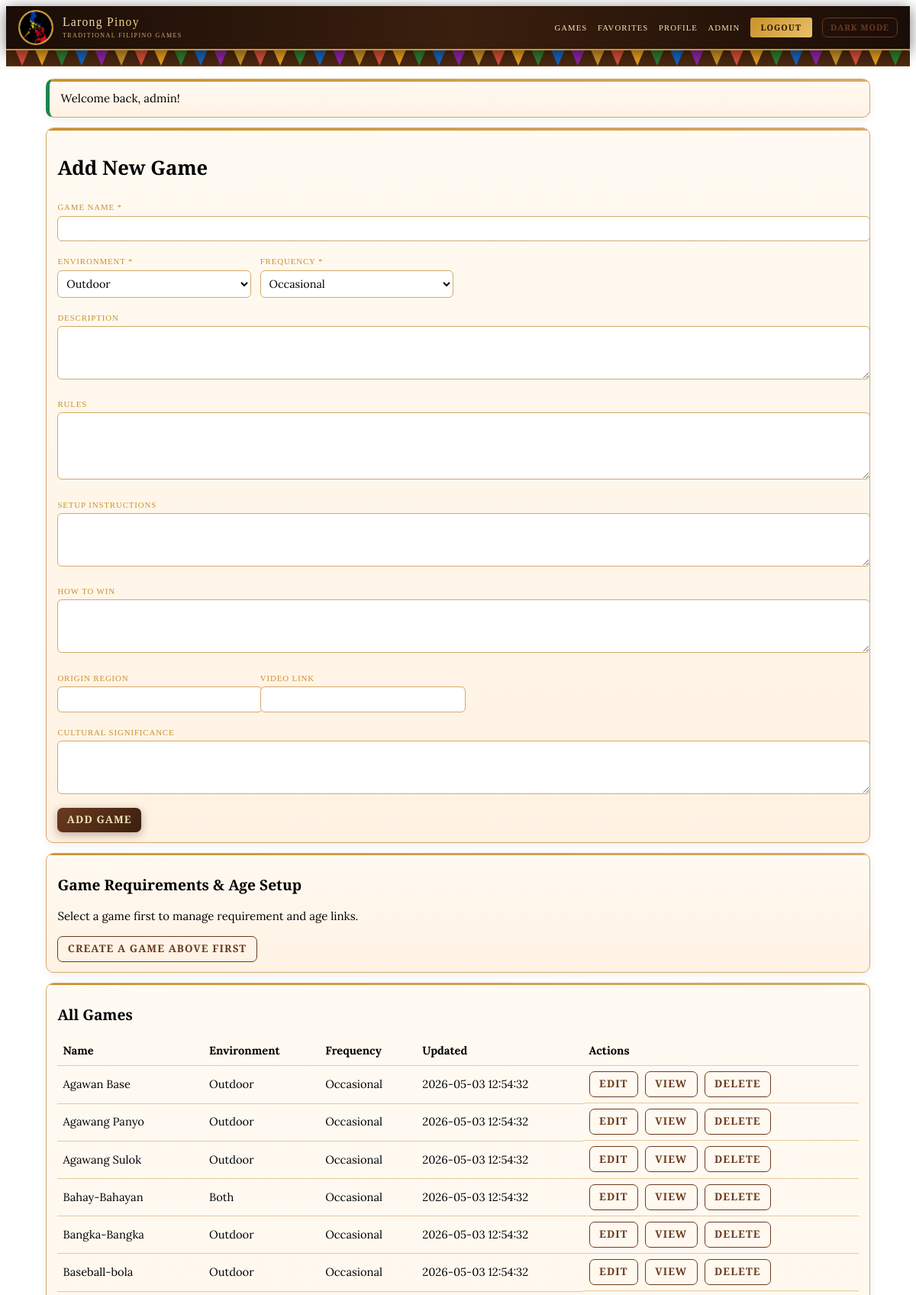
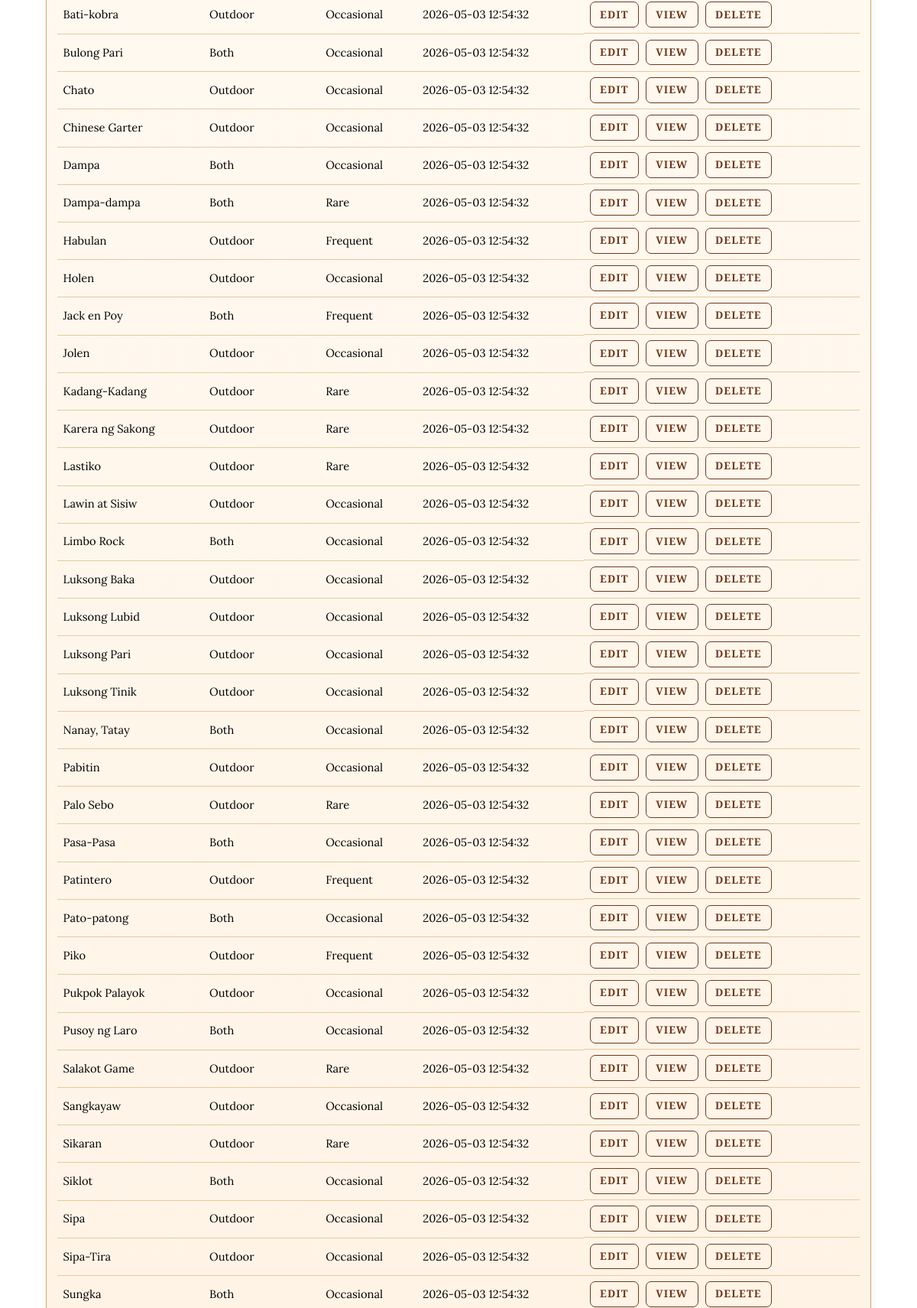
The app's page /admin/games.php (signed in, upper part) with its own data (2 pictures, top to bottom).
### tables this page shows
CREATE TABLE Traditional_Game (
    game_id INT AUTO_INCREMENT PRIMARY KEY,
    game_name VARCHAR(100) NOT NULL,
    game_description TEXT,
    game_rules TEXT,
    setup_instructions TEXT,
    how_to_win TEXT,
    play_environment ENUM('Indoor', 'Outdoor', 'Both') NOT NULL,
    frequency_of_practice ENUM('Frequent', 'Occasional', 'Rare', 'Extinct') DEFAULT 'Occasional',
    video_link VARCHAR(255),
    image_gallery JSON,
    cultural_significance TEXT,
    origin_region VARCHAR(100),
    created_at TIMESTAMP DEFAULT CURRENT_TIMESTAMP,
    updated_at TIMESTAMP DEFAULT CURRENT_TIMESTAMP ON UPDATE CURRENT_TIMESTAMP
);

### includes/functions.php (called while the page is built, shortened)
<?php
function h(string $value): string { return htmlspecialchars($value, ENT_QUOTES, 'UTF-8'); }

### admin/games.php (the view, shortened to what this page needs)
<?php
require_once __DIR__ . '/../includes/functions.php';
$environments = ['Indoor', 'Outdoor', 'Both'];
$frequencies = ['Frequent', 'Occasional', 'Rare', 'Extinct'];
$editing = null;
$physicalRows = $pdo->query('
    SELECT requirement_id, physical_demand_level, level_description
    FROM Physical_Requirement
    ORDER BY physical_demand_level, requirement_id
')->fetchAll();
$equipmentRows = $pdo->query('
    SELECT equipment_id, equipment_level, level_description
    FROM Equipment_Requirement
    ORDER BY equipment_level, equipment_id
')->fetchAll();
$ageRows = $pdo->query('
    SELECT age_id, age_range, age_description
    FROM Age_Bracket
    ORDER BY age_id
')->fetchAll();
$linkedRequirements = [];
$linkedAges = [];
$rows = $pdo->query('
    SELECT game_id, game_name, play_environment, frequency_of_practice, updated_at
    FROM Traditional_Game
    ORDER BY game_name
')->fetchAll();
include __DIR__ . '/../includes/header.php';
?>
<section class="panel" id="top">
  <h1><?php echo $editing ? 'Edit Game' : 'Add New Game'; ?></h1>
  <form method="post" class="grid-2">
    <div style="grid-column:1/-1">
      <label>Game Name *</label>
      <input name="game_name" required value="<?php echo h($editing['game_name'] ?? ''); ?>">
    </div>
    <div>
      <label>Environment *</label>
      <select name="play_environment" required>
        <?php foreach ($environments as $env): ?>
          <option value="<?php echo h($env); ?>" <?php echo (($editing['play_environment'] ?? 'Outdoor') === $env) ? 'selected' : ''; ?>><?php echo h($env); ?></option>
        <?php endforeach; ?>
      </select>
    </div>
    <div>
      <label>Frequency *</label>
      <select name="frequency_of_practice" required>
        <?php foreach ($frequencies as $f): ?>
          <option value="<?php echo h($f); ?>" <?php echo (($editing['frequency_of_practice'] ?? 'Occasional') === $f) ? 'selected' : ''; ?>><?php echo h($f); ?></option>
        <?php endforeach; ?>
      </select>
    </div>
    <div style="grid-column:1/-1">
      <label>Description</label>
      <textarea name="game_description" rows="3"><?php echo h($editing['game_description'] ?? ''); ?></textarea>
    </div>
    <div style="grid-column:1/-1">
      <label>Rules</label>
      <textarea name="game_rules" rows="4"><?php echo h($editing['game_rules'] ?? ''); ?></textarea>
    </div>
    <div style="grid-column:1/-1">
      <label>Setup Instructions</label>
      <textarea name="setup_instructions" rows="3"><?php echo h($editing['setup_instructions'] ?? ''); ?></textarea>
    </div>
    <div style="grid-column:1/-1">
      <label>How To Win</label>
      <textarea name="how_to_win" rows="3"><?php echo h($editing['how_to_win'] ?? ''); ?></textarea>
    </div>
    <div>
      <label>Origin Region</label>
      <input name="origin_region" value="<?php echo h($editing['origin_region'] ?? ''); ?>">
    </div>
    <div>
      <label>Video Link</label>
      <input name="video_link" value="<?php echo h($editing['video_link'] ?? ''); ?>">
    </div>
    <div style="grid-column:1/-1">
      <label>Cultural Significance</label>
      <textarea name="cultural_significance" rows="3"><?php echo h($editing['cultural_significance'] ?? ''); ?></textarea>
    </div>
    <div class="quick-links" style="grid-column:1/-1">
      <button class="btn btn-gold" type="submit"><?php echo $editing ? 'Save Changes' : 'Add Game'; ?></button>
    </div>
  </form>
</section>
<section class="panel">
  <h2>Game Requirements & Age Setup</h2>
  <?php if ($editing): ?>
    <p>Manage gameplay requirement links for: <strong><?php echo h($editing['game_name']); ?></strong></p>
  <?php else: ?>
    <p>Select a game first to manage requirement and age links.</p>
  <?php endif; ?>
  <?php if ($editing): ?>
  <div class="grid-2">
    <div>
      <h3>Add Setup Links (One Button)</h3>
      <form method="post">
        <input type="hidden" name="action" value="add_setup_links">
        <input type="hidden" name="game_id" value="<?php echo (int)$editing['game_id']; ?>">
        <label>Physical Requirement (optional)</label>
        <select name="requirement_id">
          <option value="0">-- None --</option>
          <?php foreach ($physicalRows as $pr): ?>
            <option value="<?php echo (int)$pr['requirement_id']; ?>">
              L<?php echo (int)$pr['physical_demand_level']; ?> - <?php echo h($pr['level_description'] ?: 'No description'); ?>
            </option>
          <?php endforeach; ?>
        </select>
        <label>Equipment Requirement (optional)</label>
        <select name="equipment_id">
          <option value="0">-- None --</option>
          <?php foreach ($equipmentRows as $er): ?>
            <option value="<?php echo (int)$er['equipment_id']; ?>">
              L<?php echo (int)$er['equipment_level']; ?> - <?php echo h($er['level_description'] ?: 'No description'); ?>
            </option>
          <?php endforeach; ?>
        </select>
        <label>Age Bracket (optional)</label>
        <select name="age_id">
          <option value="0">-- None --</option>
          <?php foreach ($ageRows as $ab): ?>
            <option value="<?php echo (int)$ab['age_id']; ?>">
              <?php echo h($ab['age_range']); ?> - <?php echo h($ab['age_description'] ?: 'No description'); ?>
            </option>
          <?php endforeach; ?>
        </select>
        <div class="quick-links" style="margin-top:10px">
          <button class="btn btn-gold" type="submit">Add Selected Setup</button>
        </div>
      </form>
      <table class="table" style="margin-top:12px">
        <tr><th>Physical</th><th>Equipment</th><th></th></tr>
        <?php foreach ($linkedRequirements as $lr): ?>
          <tr>
            <td>
              <?php echo $lr['requirement_id'] ? ('L' . (int)$lr['physical_demand_level'] . ' - ' . h($lr['physical_desc'] ?: 'No description')) : 'None'; ?>
            </td>
            <td>
              <?php echo $lr['equipment_id'] ? ('L' . (int)$lr['equipment_level'] . ' - ' . h($lr['equipment_desc'] ?: 'No description')) : 'None'; ?>
            </td>
            <td>
              <form method="post" onsubmit="return confirm('Remove this requirement link?');" style="display:inline">
                <input type="hidden" name="action" value="delete_requirement_link">
                <input type="hidden" name="game_id" value="<?php echo (int)$editing['game_id']; ?>">
                <input type="hidden" name="game_req_id" value="<?php echo (int)$lr['game_req_id']; ?>">
                <button class="btn btn-outline" type="submit">Remove</button>
              </form>
            </td>
          </tr>
        <?php endforeach; ?>
      </table>
    </div>
    <div>
      <h3>Current Age Brackets</h3>
      <table class="table" style="margin-top:12px">
        <tr><th>Age Range</th><th>Description</th><th></th></tr>
        <?php foreach ($linkedAges as $la): ?>
          <tr>
            <td><?php echo h($la['age_range']); ?></td>
            <td><?php echo h($la['age_description']); ?></td>
            <td>
              <form method="post" onsubmit="return confirm('Remove this age bracket?');" style="display:inline">
                <input type="hidden" name="action" value="delete_age_link">
                <input type="hidden" name="game_id" value="<?php echo (int)$editing['game_id']; ?>">
                <input type="hidden" name="game_age_id" value="<?php echo (int)$la['game_age_id']; ?>">
                <button class="btn btn-outline" type="submit">Remove</button>
              </form>
            </td>
          </tr>
        <?php endforeach; ?>
      </table>
    </div>
  </div>
  <?php else: ?>
    <div class="quick-links">
      <a class="btn btn-outline" href="#top">Create a game above first</a>
    </div>
  <?php endif; ?>
</section>
<section class="panel">
  <h2>All Games</h2>
  <table class="table">
    <tr>
      <th>Name</th>
      <th>Environment</th>
      <th>Frequency</th>
      <th>Updated</th>
      <th>Actions</th>
    </tr>
    <?php foreach ($rows as $g): ?>
      <tr>
        <td><?php echo h($g['game_name']); ?></td>
        <td><?php echo h($g['play_environment']); ?></td>
        <td><?php echo h($g['frequency_of_practice']); ?></td>
        <td><?php echo h($g['updated_at']); ?></td>
        <td class="quick-links">
          <a class="btn btn-outline" href="/larong_pinoy/admin/games.php?edit=<?php echo (int)$g['game_id']; ?>">Edit</a>
          <a class="btn btn-outline" href="/larong_pinoy/games/detail.php?id=<?php echo (int)$g['game_id']; ?>">View</a>
          <form method="post" onsubmit="return confirm('Delete this game?');" style="display:inline">
            <button class="btn btn-outline" type="submit">Delete</button>
          </form>
        </td>
      </tr>
    <?php endforeach; ?>
  </table>
</section>
<?php include __DIR__ . '/../includes/footer.php'; ?>

### css/common.css (style rules this page uses)
:root { --brown-dark: #2a1408; --brown-mid: #4a2810; --brown-light: #6b4a32; --gold: #c9922a; --gold-light: #e8c06a; --gold-pale: #f5e4b8; --brass: #b08d4a; --tan: #d4a96a; --cream: #fffaf0; --cream-dark: #f3e8d8; --rattan: #7a5c3a; --text-dark: #2a1810; --text-mid: #4a3224; }
body { font-family: 'Lora', serif; font-size: 15px; line-height: 1.55; overflow-x: hidden; }
h1, h2, h3, h4, h5, h6, .stat-title, .btn, .navbar-title { font-family: 'Cinzel', serif; line-height: 1.3; }
h1 { font-size: 1.6rem; }
h2 { font-size: 1.2rem; }
.panel { background: linear-gradient(180deg, #fffaf2, #fff2e3); border: 1px solid #d4a96a; border-radius: 10px; padding: .82rem .9rem; margin-bottom: .8rem; box-shadow: 0 4px 12px rgba(59,31,14,.06); position: relative; overflow: hidden; transition: transform .22s, box-shadow .22s; }
.panel::before { content: ''; position: absolute; top: 0; left: 0; right: 0; height: 2.5px; background: linear-gradient(90deg, var(--gold), var(--tan), var(--gold)); background-size: 200% 100%; animation: shimmer 3.5s linear infinite; }
.grid-2 { display: grid; grid-template-columns: repeat(auto-fit, minmax(240px,1fr)); gap: .75rem; }
.btn { display: inline-block; padding: .45rem .78rem; border: 0; border-radius: 7px; cursor: pointer; text-decoration: none; font-weight: 700; font-size: .84rem; transition: .2s transform, .2s box-shadow; position: relative; overflow: hidden; font-family: 'Cinzel', serif; letter-spacing: .08em; text-transform: uppercase; }
.btn::after { content: ''; position: absolute; inset: 0; background: rgba(255,255,255,.15); transform: translateX(-100%); transition: transform .35s ease; }
.btn-gold { background: linear-gradient(135deg, #6b3a1f, #3b1f0e); color: var(--gold-pale) !important; box-shadow: 0 3px 12px rgba(59,31,14,.35); }
.btn-outline { border: 1.5px solid var(--brass); color: var(--brown-dark); background: transparent; }
.table { width: 100%; border-collapse: collapse; }
.table th, .table td { border-bottom: 1px solid #e6c99b; padding: .45rem; text-align: left; font-size: .92rem; }
.table tbody tr { transition: background .15s; }
form label { display: block; margin: .38rem 0 .16rem; font-family: 'Cinzel', serif; font-size: .68rem; color: var(--gold); letter-spacing: .08em; text-transform: uppercase; }
form input, form select, form textarea { width: 100%; padding: .43rem .65rem; border: 1.5px solid #d4a96a; border-radius: 6px; background: #fff; font-family: 'Lora', serif; font-size: .9rem; transition: border-color .25s, box-shadow .25s; }
.quick-links { display: flex; gap: .55rem; flex-wrap: wrap; }

### assets/css/style.css (style rules this page uses)
body { font-family:'Lora',serif;font-size:15px;line-height:1.55 }
h1,h2,h3,h4,h5,h6,.stat-title,.btn,.navbar-title { font-family:'Cinzel',serif;line-height:1.3 }
h1 { font-size:1.6rem }
h2 { font-size:1.2rem }
.panel { background:linear-gradient(180deg,#fffaf2,#fff2e3);border:1px solid #d4a96a;border-radius:10px;padding:.82rem .9rem;margin-bottom:.8rem;box-shadow:0 4px 12px rgba(59,31,14,.06) }
.grid-2 { display:grid;grid-template-columns:repeat(auto-fit,minmax(240px,1fr));gap:.75rem }
.btn { display:inline-block;padding:.45rem .78rem;border:0;border-radius:7px;cursor:pointer;text-decoration:none;font-weight:700;font-size:.84rem;transition:.2s transform,.2s opacity }
.btn-gold { background:linear-gradient(135deg,#6b3a1f,#3b1f0e);color:#f5e4b8 }
.btn-outline { border:1px solid #6b3a1f;color:#6b3a1f;background:transparent }
.table { width:100%;border-collapse:collapse }
.table th,.table td { border-bottom:1px solid #e6c99b;padding:.45rem;text-align:left;font-size:.92rem }
form label { display:block;margin:.38rem 0 .16rem;font-family:'Cinzel',serif;font-size:.68rem }
form input,form select,form textarea { width:100%;padding:.43rem;border:1px solid #d4a96a;border-radius:6px;background:#fff }
.quick-links { display:flex;gap:.55rem;flex-wrap:wrap }

### records on screen
traditional_game: game_name "Agawan Base", play_environment "Outdoor", frequency_of_practice "Occasional", updated_at "2026-05-03 12:54:32"
traditional_game: game_name "Agawang Panyo", play_environment "Outdoor", frequency_of_practice "Occasional", updated_at "2026-05-03 12:54:32"
traditional_game: game_name "Agawang Sulok", play_environment "Outdoor", frequency_of_practice "Occasional", updated_at "2026-05-03 12:54:32"
traditional_game: game_name "Bahay-Bahayan", play_environment "Both", frequency_of_practice "Occasional", updated_at "2026-05-03 12:54:32"
traditional_game: game_name "Bangka-Bangka", play_environment "Outdoor", frequency_of_practice "Occasional", updated_at "2026-05-03 12:54:32"
traditional_game: game_name "Baseball-bola", play_environment "Outdoor", frequency_of_practice "Occasional", updated_at "2026-05-03 12:54:32"
traditional_game: game_name "Bati-kobra", play_environment "Outdoor", frequency_of_practice "Occasional", updated_at "2026-05-03 12:54:32"
traditional_game: game_name "Bulong Pari", play_environment "Both", frequency_of_practice "Occasional", updated_at "2026-05-03 12:54:32"
traditional_game: game_name "Chato", play_environment "Outdoor", frequency_of_practice "Occasional", updated_at "2026-05-03 12:54:32"
traditional_game: game_name "Chinese Garter", play_environment "Outdoor", frequency_of_practice "Occasional", updated_at "2026-05-03 12:54:32"
traditional_game: game_name "Dampa", play_environment "Both", frequency_of_practice "Occasional", updated_at "2026-05-03 12:54:32"
traditional_game: game_name "Dampa-dampa", play_environment "Both", frequency_of_practice "Rare", updated_at "2026-05-03 12:54:32"
traditional_game: game_name "Habulan", play_environment "Outdoor", frequency_of_practice "Frequent", updated_at "2026-05-03 12:54:32"
traditional_game: game_name "Holen", play_environment "Outdoor", frequency_of_practice "Occasional", updated_at "2026-05-03 12:54:32"
traditional_game: game_name "Jack en Poy", play_environment "Both", frequency_of_practice "Frequent", updated_at "2026-05-03 12:54:32"
traditional_game: game_name "Jolen", play_environment "Outdoor", frequency_of_practice "Occasional", updated_at "2026-05-03 12:54:32"
traditional_game: game_name "Kadang-Kadang", play_environment "Outdoor", frequency_of_practice "Rare", updated_at "2026-05-03 12:54:32"
traditional_game: game_name "Karera ng Sakong", play_environment "Outdoor", frequency_of_practice "Rare", updated_at "2026-05-03 12:54:32"
traditional_game: game_name "Lastiko", play_environment "Outdoor", frequency_of_practice "Rare", updated_at "2026-05-03 12:54:32"
traditional_game: game_name "Lawin at Sisiw", play_environment "Outdoor", frequency_of_practice "Occasional", updated_at "2026-05-03 12:54:32"
traditional_game: game_name "Limbo Rock", play_environment "Both", frequency_of_practice "Occasional", updated_at "2026-05-03 12:54:32"
traditional_game: game_name "Luksong Baka", play_environment "Outdoor", frequency_of_practice "Occasional", updated_at "2026-05-03 12:54:32"
traditional_game: game_name "Luksong Lubid", play_environment "Outdoor", frequency_of_practice "Occasional", updated_at "2026-05-03 12:54:32"
traditional_game: game_name "Luksong Pari", play_environment "Outdoor", frequency_of_practice "Occasional", updated_at "2026-05-03 12:54:32"
traditional_game: game_name "Luksong Tinik", play_environment "Outdoor", frequency_of_practice "Occasional", updated_at "2026-05-03 12:54:32"
traditional_game: game_name "Nanay, Tatay", play_environment "Both", frequency_of_practice "Occasional", updated_at "2026-05-03 12:54:32"
traditional_game: game_name "Pabitin", play_environment "Outdoor", frequency_of_practice "Occasional", updated_at "2026-05-03 12:54:32"
traditional_game: game_name "Palo Sebo", play_environment "Outdoor", frequency_of_practice "Rare", updated_at "2026-05-03 12:54:32"
traditional_game: game_name "Pasa-Pasa", play_environment "Both", frequency_of_practice "Occasional", updated_at "2026-05-03 12:54:32"
traditional_game: game_name "Patintero", play_environment "Outdoor", frequency_of_practice "Frequent", updated_at "2026-05-03 12:54:32"
traditional_game: game_name "Pato-patong", play_environment "Both", frequency_of_practice "Occasional", updated_at "2026-05-03 12:54:32"
traditional_game: game_name "Piko", play_environment "Outdoor", frequency_of_practice "Frequent", updated_at "2026-05-03 12:54:32"
traditional_game: game_name "Pukpok Palayok", play_environment "Outdoor", frequency_of_practice "Occasional", updated_at "2026-05-03 12:54:32"
traditional_game: game_name "Pusoy ng Laro", play_environment "Both", frequency_of_practice "Occasional", updated_at "2026-05-03 12:54:32"
traditional_game: game_name "Salakot Game", play_environment "Outdoor", frequency_of_practice "Rare", updated_at "2026-05-03 12:54:32"
traditional_game: game_name "Sangkayaw", play_environment "Outdoor", frequency_of_practice "Occasional", updated_at "2026-05-03 12:54:32"
traditional_game: game_name "Sikaran", play_environment "Outdoor", frequency_of_practice "Rare", updated_at "2026-05-03 12:54:32"
traditional_game: game_name "Siklot", play_environment "Both", frequency_of_practice "Occasional", updated_at "2026-05-03 12:54:32"
traditional_game: game_name "Sipa", play_environment "Outdoor", frequency_of_practice "Occasional", updated_at "2026-05-03 12:54:32"
traditional_game: game_name "Sipa-Tira", play_environment "Outdoor", frequency_of_practice "Occasional", updated_at "2026-05-03 12:54:32"
traditional_game: game_name "Sungka", play_environment "Both", frequency_of_practice "Occasional", updated_at "2026-05-03 12:54:32"

### other values on screen
$flash['message'] "Welcome back, admin!"
form field play_environment "Outdoor"
form field frequency_of_practice "Occasional"
